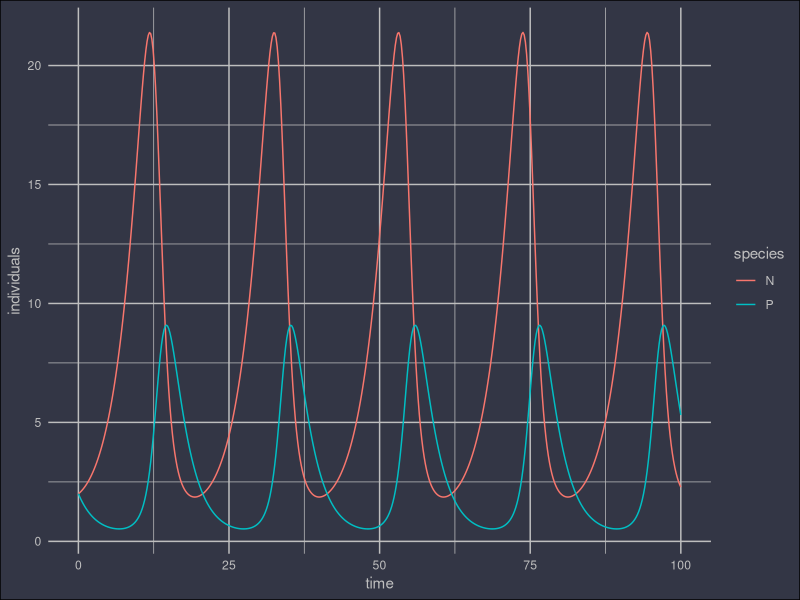
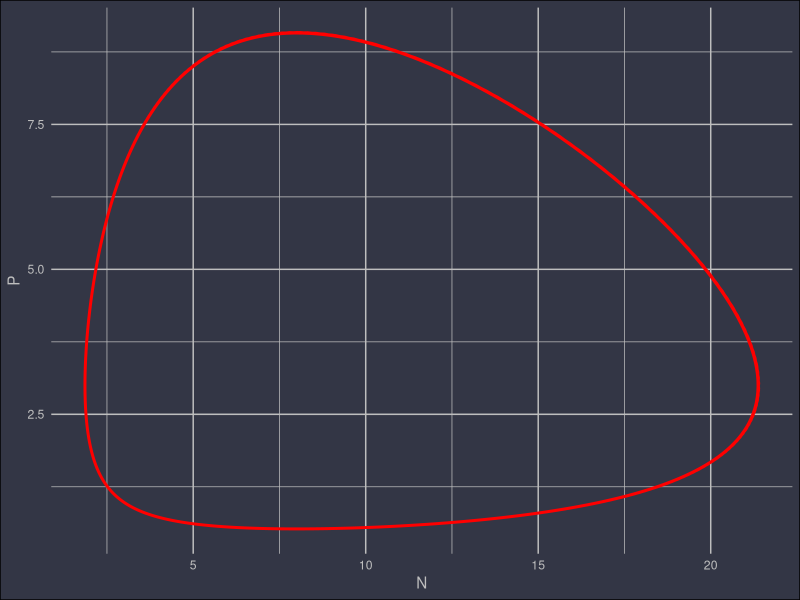
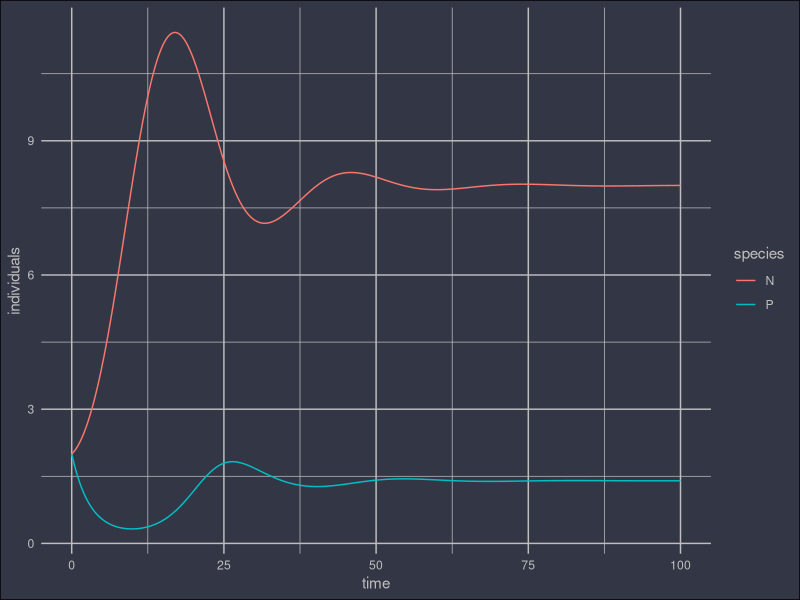
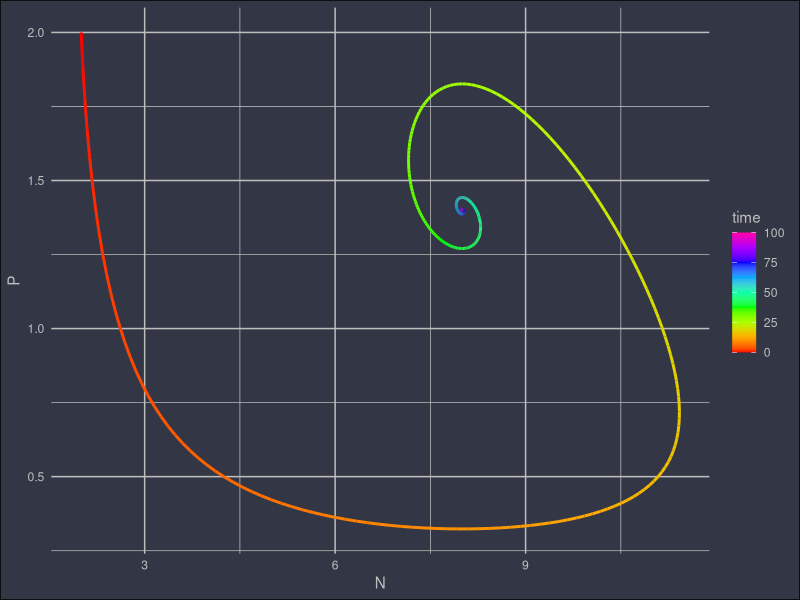

Write the R code that produced these figures, in order.
library(tidyverse)
library(deSolve)

parameters <- c(r = 0.3, a = 0.1, b = 0.4, e = 0.5)

state <- c(N = 2, P = 2)

lotka_volterra <- function(t, state, parameters) {
  with(as.list(c(state, parameters)), {
    dN <-  r*N - a*N*P
    dP <-  e*a*N*P - b*P
    list(c(dN, dP))
  })
}

times <- seq(0, 100, by = 0.2)

sol = as.data.frame(
  ode(y = state, times = times, func = lotka_volterra, parms = parameters)
)

sol2 = gather(sol, species, individuals, -time)

ggplot(sol2) + 
  geom_line(aes(time, individuals, colour = species))+
   theme_minimal() +
  theme(
    plot.background = element_rect(fill = rgb(.2,.21,.27)),
    text = element_text(colour = 'grey'), 
    axis.text = element_text(colour = 'grey'), 
    panel.grid = element_line(colour = 'grey')
  )

ggplot(sol) + 
  geom_path(aes(N, P), colour = 'red', size = 1)+
   theme_minimal() +
  theme(
    plot.background = element_rect(fill = rgb(.2,.21,.27)),
    text = element_text(colour = 'grey'), 
    axis.text = element_text(colour = 'grey'), 
    panel.grid = element_line(colour = 'grey')
  )

parameters <- c(r = 0.3, a = 0.1, b = 0.4, e = 0.5, K = 15)
state <- c(N = 2, P = 2)
lotka_volterra_K <- function(t, state, parameters) {
  with(as.list(c(state, parameters)), {
    dN <-  (1 - N/K)*r*N - a*N*P
    dP <-  e*a*N*P - b*P
    list(c(dN, dP))
  })
}

times <- seq(0, 100, by = 0.2)
sol = as.data.frame(
  ode(y = state, times = times, func = lotka_volterra_K, parms = parameters)
)


soll = gather(sol, species, individuals, -time)

ggplot(soll) + 
  geom_line(aes(time, individuals, colour = species))+
   theme_minimal() +
  theme(
    plot.background = element_rect(fill = rgb(.2,.21,.27)),
    text = element_text(colour = 'grey'), 
    axis.text = element_text(colour = 'grey'), 
    panel.grid = element_line(colour = 'grey')
  )

ggplot(sol) + 
  geom_path(aes(N, P, colour = time), size = 1)+
   theme_minimal() +
  theme(
    plot.background = element_rect(fill = rgb(.2,.21,.27)),
    text = element_text(colour = 'grey'), 
    axis.text = element_text(colour = 'grey'), 
    panel.grid = element_line(colour = 'grey')
  ) + 
  scale_color_gradientn(colours = rainbow(9))

sol[nrow(sol),]
